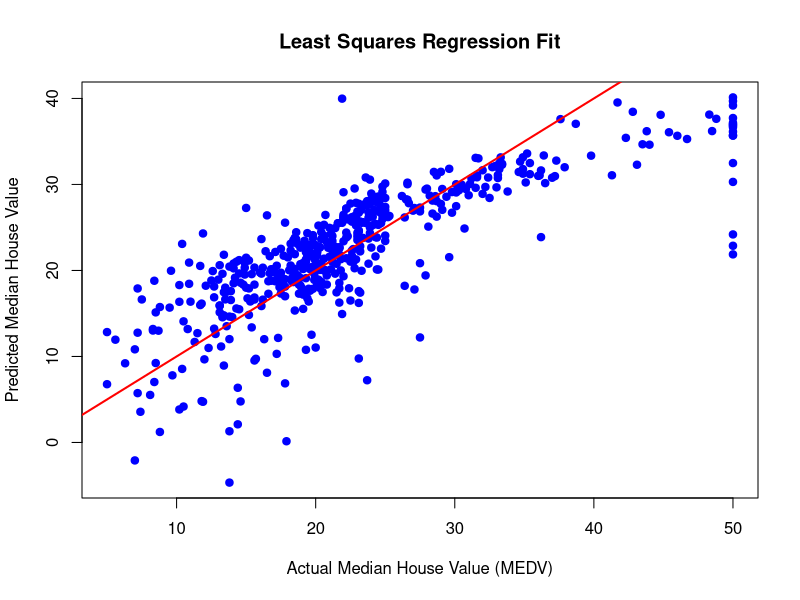
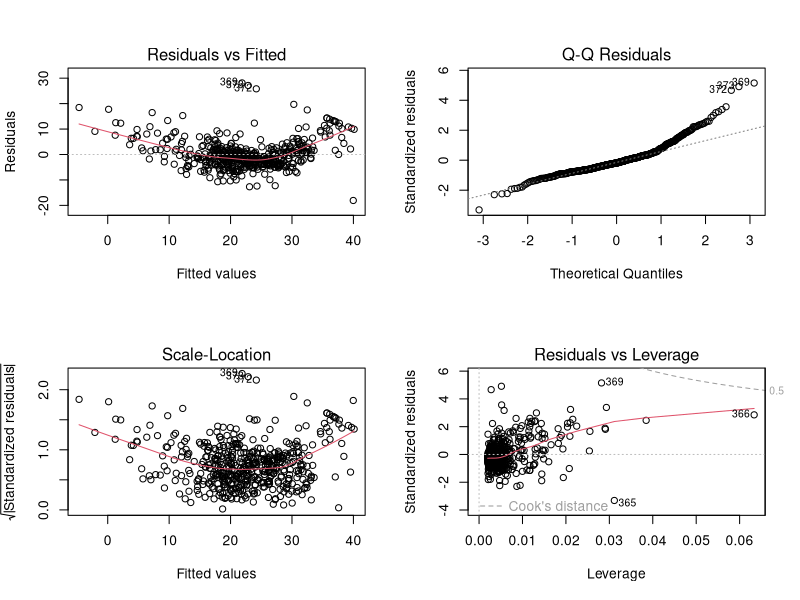

These figures' R source, in order:
library(MASS)
data(Boston)
str(Boston)

model <- lm(medv ~ lstat + rm, data = Boston)
summary(model)

predicted_medv <- predict(model, Boston)
plot(Boston$medv, predicted_medv,
     xlab = "Actual Median House Value (MEDV)",
     ylab = "Predicted Median House Value",
     main = "Least Squares Regression Fit",
     pch = 19,
     col = "blue")

abline(0, 1, col = "red", lwd = 2)

par(mfrow = c(2, 2))
plot(model)
